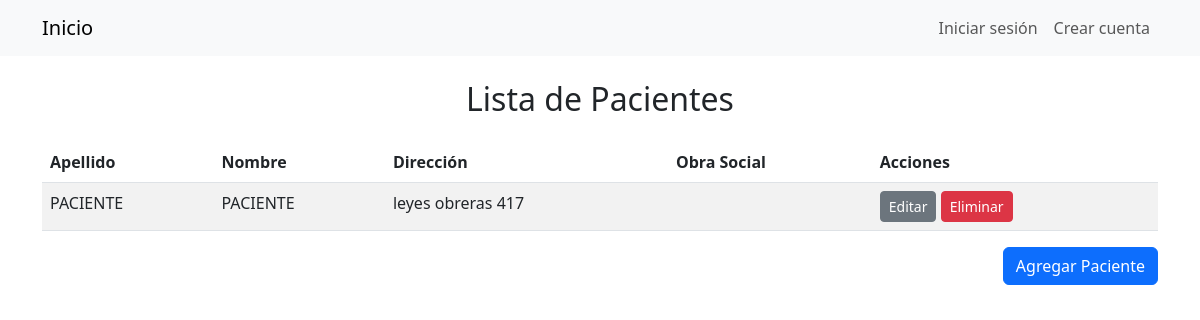
Before: /pacientes/ with the older database file.
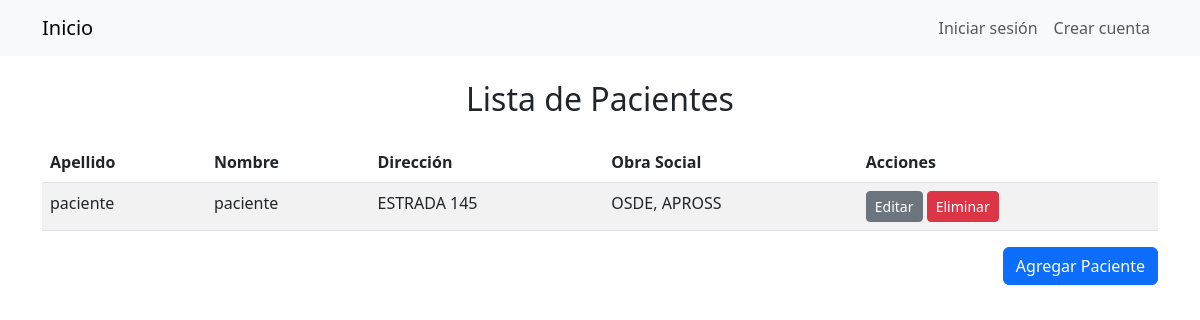
After: the same page with the newer database file.
### Gestion/models/paciente.py (models this page shows, shortened)
class Paciente(models.Model):
    usuario = models.OneToOneField(Usuario, on_delete=models.CASCADE, primary_key=True)
    direccion = models.CharField(max_length=70)
    instagram = models.CharField(max_length=50, null=True, blank=True)
    facebook = models.CharField(max_length=50, null=True, blank=True)
    numero_obra_social = models.CharField(max_length=50, null=True, blank=True)
    obras_sociales = models.ManyToManyField('ObraSocial', blank=True)
    class Meta:
        verbose_name='Paciente'
        verbose_name_plural = 'Pacientes'

### Gestion/models/usuario.py (models this page shows, shortened)
class Usuario(AbstractBaseUser):
    dni = models.IntegerField(unique=True)
    nombre = models.CharField(max_length=30)
    apellido = models.CharField(max_length=30)
    email = models.EmailField(max_length=60)
    telefono = models.CharField(max_length=12)
    is_active = models.BooleanField(default=True)
    is_staff = models.BooleanField(default=False)
    is_superuser = models.BooleanField(default=False)
    groups = models.ManyToManyField(
        Group,
        verbose_name='grupos',
        blank=True,
        help_text='Los grupos a los que pertenece el usuario.',
        related_name='user_set'
    )
    user_permissions = models.ManyToManyField(
        Permission,
        verbose_name='permisos',
        blank=True,
        help_text='Permisos específicos para este usuario.',
        related_name='user_set'
    )
    USERNAME_FIELD = 'dni'
    REQUIRED_FIELDS = ['nombre', 'apellido', 'email', 'telefono']
    objects = UsuarioManager()

### Gestion/models/medico.py (models this page shows, shortened)
class ObraSocial(models.Model):
    nombre = models.CharField(max_length=100)

### Gestion/views.py (the view)
# urls.py: path('pacientes/', views.PacienteListView.as_view(), name='paciente_list'),
class PacienteListView(generic.ListView):
    model = Paciente
    template_name = 'paciente/paciente_list.html'
    context_object_name = 'pacientes'
    paginate_by = 10
    def get_queryset(self):
        return Paciente.objects.order_by('usuario__apellido')

### Gestion/templates/paciente/paciente_list.html
{% extends 'base.html' %}
{% block content %}
  <div class="d-flex flex-column align-items-center">
    <h2 class="text-center mb-4">Lista de Pacientes</h2>
    <table class="table table-striped">
      <thead>
        <tr>
          <th>Apellido</th>
          <th>Nombre</th>
          <th>Dirección</th>
          <th>Obra Social</th>
          <th>Acciones</th>
        </tr>
      </thead>
      <tbody>
        {% for paciente in pacientes %}
          <tr>
            <td>{{ paciente.usuario.apellido }}</td>
            <td>{{ paciente.usuario.nombre }}</td>
            <td>{{ paciente.direccion }}</td>
            <td>
              {% for obra_social in paciente.obras_sociales.all %}
                {{ obra_social.nombre }}{% if not forloop.last %}, {% endif %}
              {% endfor %}
            </td>
            <td>
              <a href="{% url 'paciente_update' paciente.pk %}" class="btn btn-secondary btn-sm">Editar</a>
              <a href="{% url 'paciente_delete' paciente.pk %}" class="btn btn-danger btn-sm">Eliminar</a>
            </td>
          </tr>
        {% endfor %}
      </tbody>
    </table>
    <div class="d-flex justify-content-end mb-3 w-100">
      <a href="{% url 'paciente_create' %}" class="btn btn-primary">Agregar Paciente</a>
    </div>
  </div>
{% endblock %}

Changed rows visible on the page:
removed Paciente: usuario.apellido "PACIENTE", usuario.nombre "PACIENTE", direccion "leyes obreras 417"
added Paciente: usuario.apellido "paciente", usuario.nombre "paciente", direccion "ESTRADA 145"
now on this page (row unchanged): ObraSocial: nombre "OSDE"
now on this page (row unchanged): ObraSocial: nombre "APROSS"
